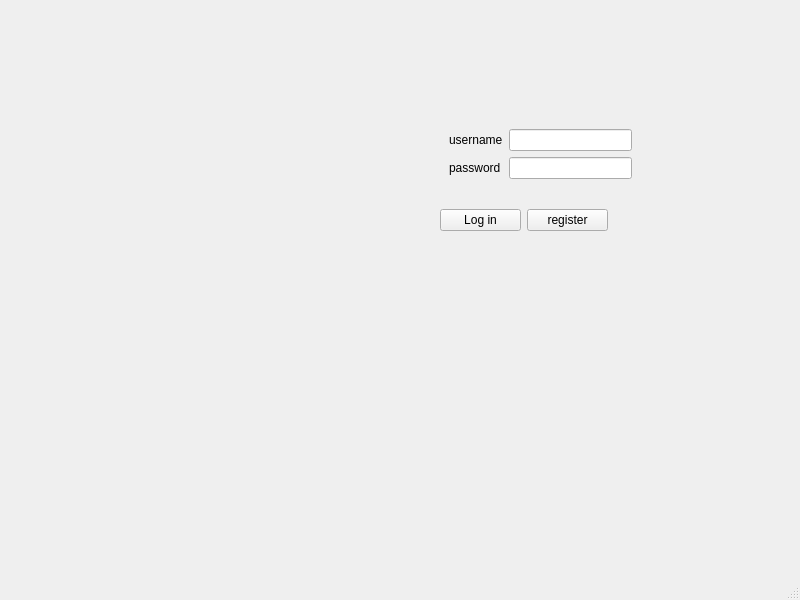
<?xml version="1.0" encoding="UTF-8"?>
<ui version="4.0">
 <class>MainWindow</class>
 <widget class="QMainWindow" name="MainWindow">
  <property name="geometry">
   <rect>
    <x>0</x>
    <y>0</y>
    <width>800</width>
    <height>600</height>
   </rect>
  </property>
  <property name="windowTitle">
   <string>MainWindow</string>
  </property>
  <widget class="QWidget" name="centralwidget">
   <widget class="QFrame" name="formFrame">
    <property name="geometry">
     <rect>
      <x>440</x>
      <y>120</y>
      <width>201</width>
      <height>71</height>
     </rect>
    </property>
    <layout class="QFormLayout" name="formLayout">
     <item row="0" column="0">
      <widget class="QLabel" name="label">
       <property name="text">
        <string>username</string>
       </property>
      </widget>
     </item>
     <item row="0" column="1">
      <widget class="QLineEdit" name="username"/>
     </item>
     <item row="1" column="0">
      <widget class="QLabel" name="label_2">
       <property name="text">
        <string>password</string>
       </property>
      </widget>
     </item>
     <item row="1" column="1">
      <widget class="QLineEdit" name="password">
       <property name="echoMode">
        <enum>QLineEdit::Password</enum>
       </property>
      </widget>
     </item>
    </layout>
   </widget>
   <widget class="QWidget" name="horizontalLayoutWidget">
    <property name="geometry">
     <rect>
      <x>20</x>
      <y>10</y>
      <width>641</width>
      <height>80</height>
     </rect>
    </property>
    <layout class="QHBoxLayout" name="horizontalLayout"/>
   </widget>
   <widget class="QWidget" name="horizontalLayoutWidget_2">
    <property name="geometry">
     <rect>
      <x>440</x>
      <y>200</y>
      <width>168</width>
      <height>41</height>
     </rect>
    </property>
    <layout class="QHBoxLayout" name="horizontalLayout_2">
     <item>
      <widget class="QPushButton" name="login">
       <property name="text">
        <string>Log in</string>
       </property>
      </widget>
     </item>
     <item>
      <widget class="QPushButton" name="register_2">
       <property name="text">
        <string>register</string>
       </property>
      </widget>
     </item>
    </layout>
   </widget>
  </widget>
  <widget class="QMenuBar" name="menubar">
   <property name="geometry">
    <rect>
     <x>0</x>
     <y>0</y>
     <width>800</width>
     <height>21</height>
    </rect>
   </property>
  </widget>
  <widget class="QStatusBar" name="statusbar"/>
 </widget>
 <resources/>
 <connections/>
</ui>
